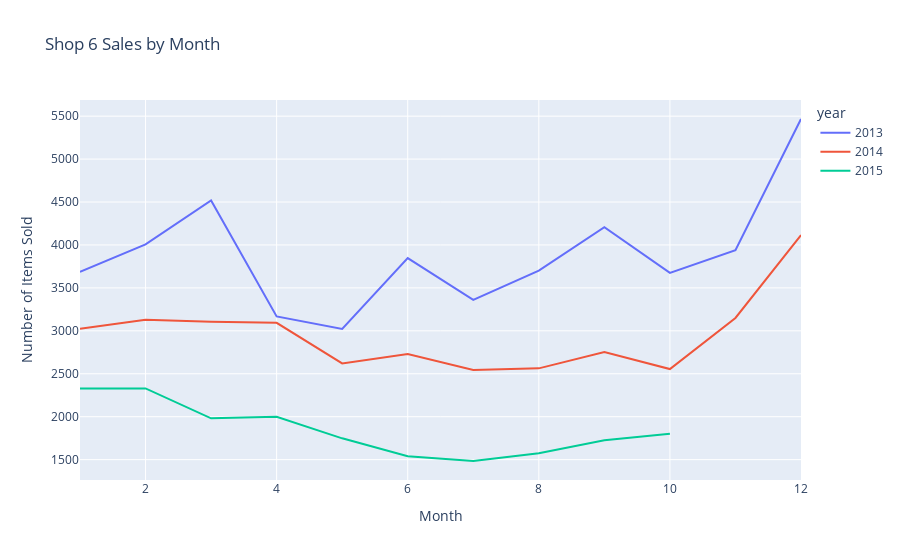
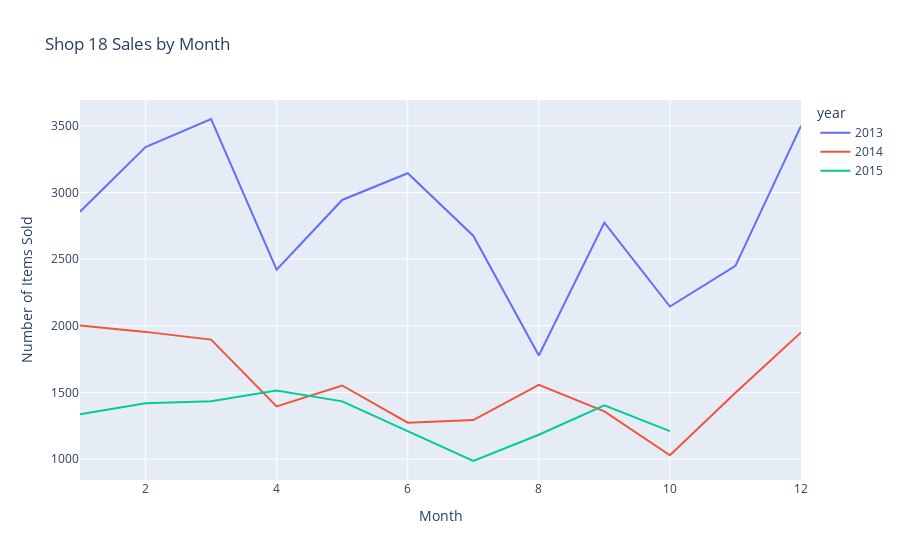
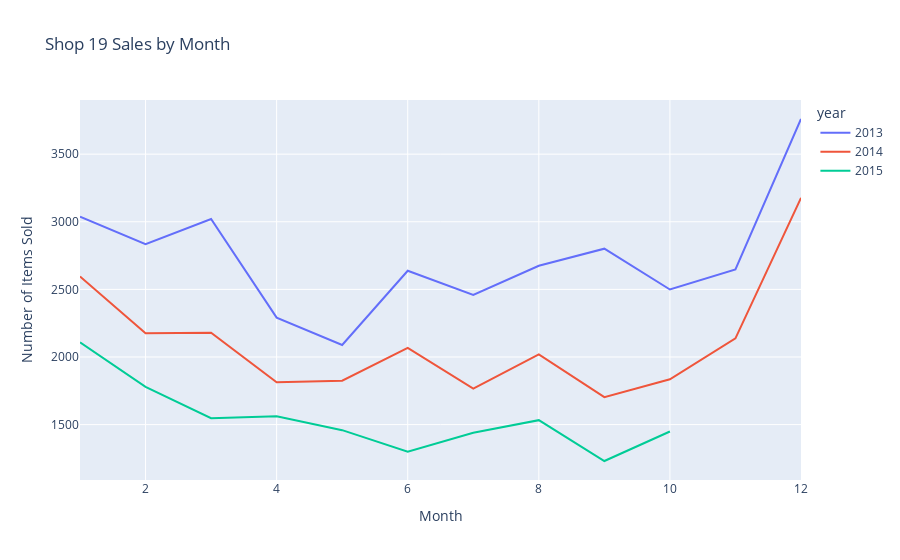

Notebook source saved alongside these figures, in order:
### Markdown cell above
- Do certain shops have more typical purchasing behaviours?

### Code cell
shop_data = {}
for shop_id, shop_df in monthly_sales.groupby('shop_id'):
    shop_df['month'] = shop_df['date_block_num'] % 12 + 1
    shop_df['year'] = shop_df['date_block_num'] // 12 + 2013
    shop_data[shop_id] = shop_df

# Create a separate plot for each shop
for shop_id, shop_df in shop_data.items():
    if shop_id in [31, 25, 54, 28, 27, 42, 6, 18, 50, 19]:
        fig = px.line(shop_df, x='month', y='item_cnt_day', color='year', title=f'Shop {shop_id} Sales by Month')
        fig.update_layout(xaxis_title='Month', yaxis_title='Number of Items Sold')
        fig.show()

### Figure 1 — Plotly figure (JSON) as saved in the notebook; plotly's stock layout.template omitted (floating-point values rounded to 4 significant figures)
{"data": [{"hovertemplate": "year=2013<br>month=%{x}<br>item_cnt_day=%{y}<extra></extra>", "legendgroup": "2013", "line": {"color": "#636efa", "dash": "solid"}, "marker": {"symbol": "circle"}, "mode": "lines", "name": "2013", "orientation": "v", "showlegend": true, "type": "scatter", "x": [1, 2, 3, 4, 5, 6, 7, 8, 9, 10, 11, 12], "xaxis": "x", "y": [3686, 4007, 4519, 3168, 3022, 3847, 3360, 3702, 4208, 3675, 3938, 5467], "yaxis": "y"}, {"hovertemplate": "year=2014<br>month=%{x}<br>item_cnt_day=%{y}<extra></extra>", "legendgroup": "2014", "line": {"color": "#EF553B", "dash": "solid"}, "marker": {"symbol": "circle"}, "mode": "lines", "name": "2014", "orientation": "v", "showlegend": true, "type": "scatter", "x": [1, 2, 3, 4, 5, 6, 7, 8, 9, 10, 11, 12], "xaxis": "x", "y": [3024, 3129, 3105, 3093, 2620, 2730, 2543, 2563, 2754, 2555, 3150, 4115], "yaxis": "y"}, {"hovertemplate": "year=2015<br>month=%{x}<br>item_cnt_day=%{y}<extra></extra>", "legendgroup": "2015", "line": {"color": "#00cc96", "dash": "solid"}, "marker": {"symbol": "circle"}, "mode": "lines", "name": "2015", "orientation": "v", "showlegend": true, "type": "scatter", "x": [1, 2, 3, 4, 5, 6, 7, 8, 9, 10], "xaxis": "x", "y": [2328, 2329, 1981, 1998, 1748, 1539, 1484, 1575, 1725, 1802], "yaxis": "y"}], "layout": {"legend": {"title": {"text": "year"}, "tracegroupgap": 0}, "title": {"text": "Shop 6 Sales by Month"}, "xaxis": {"anchor": "y", "domain": [0, 1], "title": {"text": "Month"}}, "yaxis": {"anchor": "x", "domain": [0, 1], "title": {"text": "Number of Items Sold"}}}}

### Figure 2 — Plotly figure (JSON) as saved in the notebook; plotly's stock layout.template omitted (floating-point values rounded to 4 significant figures)
{"data": [{"hovertemplate": "year=2013<br>month=%{x}<br>item_cnt_day=%{y}<extra></extra>", "legendgroup": "2013", "line": {"color": "#636efa", "dash": "solid"}, "marker": {"symbol": "circle"}, "mode": "lines", "name": "2013", "orientation": "v", "showlegend": true, "type": "scatter", "x": [1, 2, 3, 4, 5, 6, 7, 8, 9, 10, 11, 12], "xaxis": "x", "y": [2856, 3341, 3551, 2421, 2944, 3144, 2676, 1778, 2774, 2145, 2450, 3500], "yaxis": "y"}, {"hovertemplate": "year=2014<br>month=%{x}<br>item_cnt_day=%{y}<extra></extra>", "legendgroup": "2014", "line": {"color": "#EF553B", "dash": "solid"}, "marker": {"symbol": "circle"}, "mode": "lines", "name": "2014", "orientation": "v", "showlegend": true, "type": "scatter", "x": [1, 2, 3, 4, 5, 6, 7, 8, 9, 10, 11, 12], "xaxis": "x", "y": [2002, 1955, 1897, 1396, 1553, 1274, 1294, 1558, 1359, 1030, 1498, 1951], "yaxis": "y"}, {"hovertemplate": "year=2015<br>month=%{x}<br>item_cnt_day=%{y}<extra></extra>", "legendgroup": "2015", "line": {"color": "#00cc96", "dash": "solid"}, "marker": {"symbol": "circle"}, "mode": "lines", "name": "2015", "orientation": "v", "showlegend": true, "type": "scatter", "x": [1, 2, 3, 4, 5, 6, 7, 8, 9, 10], "xaxis": "x", "y": [1337, 1420, 1435, 1515, 1434, 1212, 987, 1184, 1404, 1211], "yaxis": "y"}], "layout": {"legend": {"title": {"text": "year"}, "tracegroupgap": 0}, "title": {"text": "Shop 18 Sales by Month"}, "xaxis": {"anchor": "y", "domain": [0, 1], "title": {"text": "Month"}}, "yaxis": {"anchor": "x", "domain": [0, 1], "title": {"text": "Number of Items Sold"}}}}

### Figure 3 — Plotly figure (JSON) as saved in the notebook; plotly's stock layout.template omitted (floating-point values rounded to 4 significant figures)
{"data": [{"hovertemplate": "year=2013<br>month=%{x}<br>item_cnt_day=%{y}<extra></extra>", "legendgroup": "2013", "line": {"color": "#636efa", "dash": "solid"}, "marker": {"symbol": "circle"}, "mode": "lines", "name": "2013", "orientation": "v", "showlegend": true, "type": "scatter", "x": [1, 2, 3, 4, 5, 6, 7, 8, 9, 10, 11, 12], "xaxis": "x", "y": [3038, 2834, 3020, 2291, 2089, 2638, 2459, 2675, 2801, 2499, 2648, 3760], "yaxis": "y"}, {"hovertemplate": "year=2014<br>month=%{x}<br>item_cnt_day=%{y}<extra></extra>", "legendgroup": "2014", "line": {"color": "#EF553B", "dash": "solid"}, "marker": {"symbol": "circle"}, "mode": "lines", "name": "2014", "orientation": "v", "showlegend": true, "type": "scatter", "x": [1, 2, 3, 4, 5, 6, 7, 8, 9, 10, 11, 12], "xaxis": "x", "y": [2596, 2176, 2179, 1813, 1825, 2067, 1767, 2019, 1703, 1835, 2138, 3177], "yaxis": "y"}, {"hovertemplate": "year=2015<br>month=%{x}<br>item_cnt_day=%{y}<extra></extra>", "legendgroup": "2015", "line": {"color": "#00cc96", "dash": "solid"}, "marker": {"symbol": "circle"}, "mode": "lines", "name": "2015", "orientation": "v", "showlegend": true, "type": "scatter", "x": [1, 2, 3, 4, 5, 6, 7, 8, 9, 10], "xaxis": "x", "y": [2108, 1779, 1547, 1562, 1459, 1300, 1440, 1533, 1231, 1449], "yaxis": "y"}], "layout": {"legend": {"title": {"text": "year"}, "tracegroupgap": 0}, "title": {"text": "Shop 19 Sales by Month"}, "xaxis": {"anchor": "y", "domain": [0, 1], "title": {"text": "Month"}}, "yaxis": {"anchor": "x", "domain": [0, 1], "title": {"text": "Number of Items Sold"}}}}
